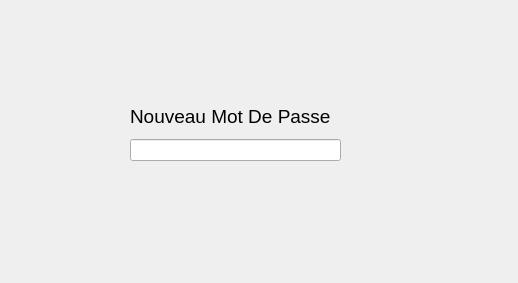
<?xml version="1.0" encoding="UTF-8"?>
<ui version="4.0">
 <class>Dialog</class>
 <widget class="QDialog" name="Dialog">
  <property name="geometry">
   <rect>
    <x>0</x>
    <y>0</y>
    <width>518</width>
    <height>283</height>
   </rect>
  </property>
  <property name="windowTitle">
   <string>Dialog</string>
  </property>
  <widget class="QWidget" name="gridLayoutWidget">
   <property name="geometry">
    <rect>
     <x>130</x>
     <y>100</y>
     <width>211</width>
     <height>61</height>
    </rect>
   </property>
   <layout class="QGridLayout" name="gridLayout">
    <item row="3" column="0">
     <widget class="QLineEdit" name="NEW_MDP"/>
    </item>
    <item row="2" column="0">
     <widget class="QLabel" name="label">
      <property name="font">
       <font>
        <pointsize>14</pointsize>
       </font>
      </property>
      <property name="text">
       <string>Nouveau Mot De Passe</string>
      </property>
     </widget>
    </item>
   </layout>
  </widget>
 </widget>
 <resources/>
 <connections/>
</ui>
